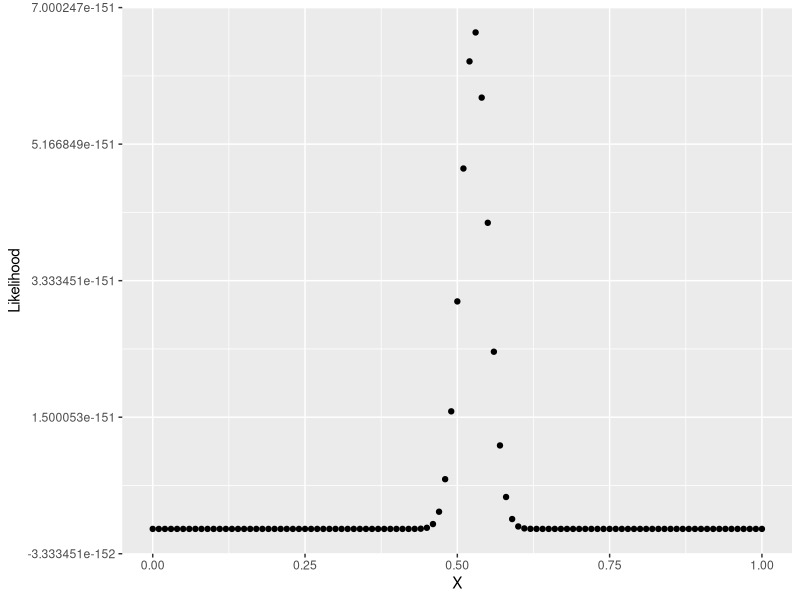

Generate this figure with R:
## ---- chunk 1
set.seed(20220831)
sampleBern_lgl <- sample(x = c(TRUE, FALSE), size = 500, replace = TRUE)
## ---- chunk 2
library(tidyverse)

lBern <- function(k, p) { (p^k) * (1 - p)^(1 - k) }

# Range of p's
pDomain <- seq(from = 0, to = 1, by = 0.01)

# Likelihood is the product of the PDFs for all values of k
likelihoods_num <- map_dbl(
	.x = pDomain,
	.f = ~{
		prod( lBern(k = sampleBern_lgl, p = .x) )
	}
)
## ---- chunk 3
resBern_df <- tibble(X = pDomain, Likelihood = likelihoods_num)
ggplot(data = resBern_df) +
	aes(x = X, y = Likelihood) + 
	geom_point()
	
## ---- chunk 4
resBern_df %>% 
	arrange(desc(Likelihood))
## ---- chunk 5
mean(sampleBern_lgl)
